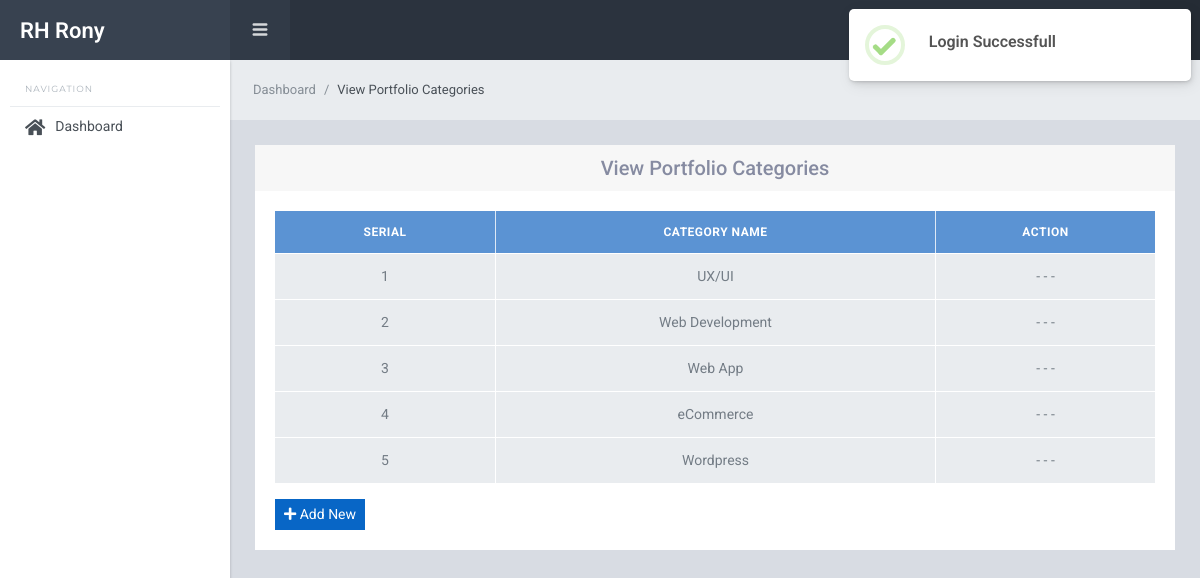
Screenshot of /backend/portfolio/portfolio_category.php (signed in) with the database file from the repository.
### tables this page shows
CREATE TABLE `portfolio_categories` (
  `id` int(11) NOT NULL,
  `name` varchar(50) NOT NULL
);

### assets/functions.php (called while the page is built, shortened)
<?php
function url($x = '') {
    $directory = explode('/', dirname($_SERVER['PHP_SELF']));
    $url = $_SERVER['HTTP_HOST'] . '/' . $directory[1] . '/';
    $url = str_replace('//', '/', $url);
    if (isset($_SERVER['HTTPS']) && $_SERVER['HTTPS'] == 'on') {
        $url = 'https://' . $url;
    } else {
        $url = 'http://' . $url;
    }
    return $url . $x;
}

### assets/session.php (called while the page is built, shortened)
<?php
require_once(__DIR__ . "/functions.php");
if (!isset($_SESSION['admin'])) {
    $_SESSION['error'] = "Your now authorized.";
    header('location:' . url() . 'login.php');
    die();
} else {
    $id = $_SESSION['admin'];
    $sql = "SELECT * FROM users WHERE id = '$id'";
    $query = mysqli_query($conn, $sql);
    $admin = mysqli_fetch_assoc($query);
}

### backend/portfolio/portfolio_category.php (the view, shortened to what this page needs)
<?php
require_once("../../assets/session.php");
$sql = "SELECT * FROM portfolio_categories";
$query = mysqli_query($conn, $sql);
require_once("../includes/header.php");
require_once("../includes/sidebar.php");
require_once("../includes/navbar.php");
?>
<div class="sl-mainpanel">
    <nav class="breadcrumb sl-breadcrumb">
        <a class="breadcrumb-item" href="<?= url() ?>backend/dashboard.php">Dashboard</a>
        <span class="breadcrumb-item active">View Portfolio Categories</span>
    </nav>
    <div class="sl-pagebody">
        <div class="row justify-content-center">
            <div class="col-md-12">
                <div class="card">
                    <div class="card-header">
                        <h5 class="m-0 text-center">View Portfolio Categories</h5>
                    </div>
                    <div class="card-body">
                        <table class="table table-bordered align-middle text-center">
                            <thead class="bg-info">
                                <tr>
                                    <th class="text-center w-25">Serial</th>
                                    <th class="text-center">Category Name</th>
                                    <th class="text-center w-25">Action</th>
                                </tr>
                            </thead>
                            <tbody>
                                <?php foreach ($query as $key => $category) : ?>
                                    <tr>
                                        <td><?= ++$key ?></td>
                                        <td><?= $category['name'] ?></td>
                                        <td>
                                            <?php if ($admin['role'] >= 2) : ?>
                                                <button class="btn btn-primary btn-sm edit" type="button" data-id="<?= $category['id'] ?>" data-toggle="modal" data-target="#edit-portfolio-category">Edit</button>
                                                <button class=" btn btn-danger btn-sm delete" data-id="<?= $category['id'] ?>">Delete</button>
                                            <?php else : ?>
                                                <span>- - -</span>
                                            <?php endif ?>
                                        </td>
                                    </tr>
                                <?php endforeach ?>
                            </tbody>
                        </table>
                        <button class="btn btn-primary btn-sm" type="button" data-toggle="modal" data-target="#add-portfolio-category"><i class="fas fa-plus"></i> Add New</button>
                    </div>
                </div>
            </div>
        </div>
    </div>
</div>
<?php
require_once("../includes/footer.php");
?>

### assets/style.css (style rules this page uses)
button { cursor: pointer; }
.table th, .table td { vertical-align: middle; }

### rows the page displays
portfolio_categories: name "UX/UI"
portfolio_categories: name "Web Development"
portfolio_categories: name "Web App"
portfolio_categories: name "eCommerce"
portfolio_categories: name "Wordpress"
